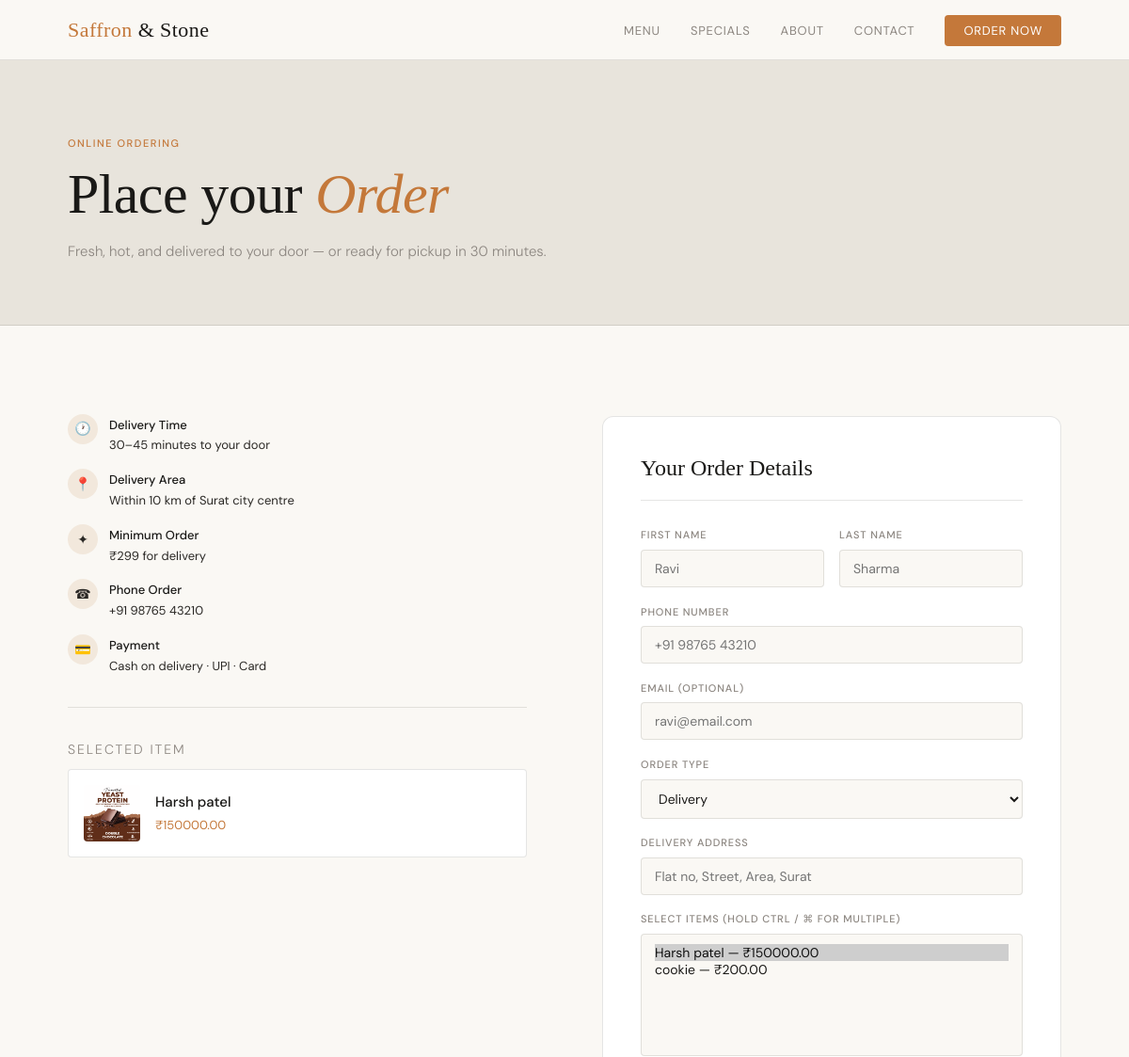
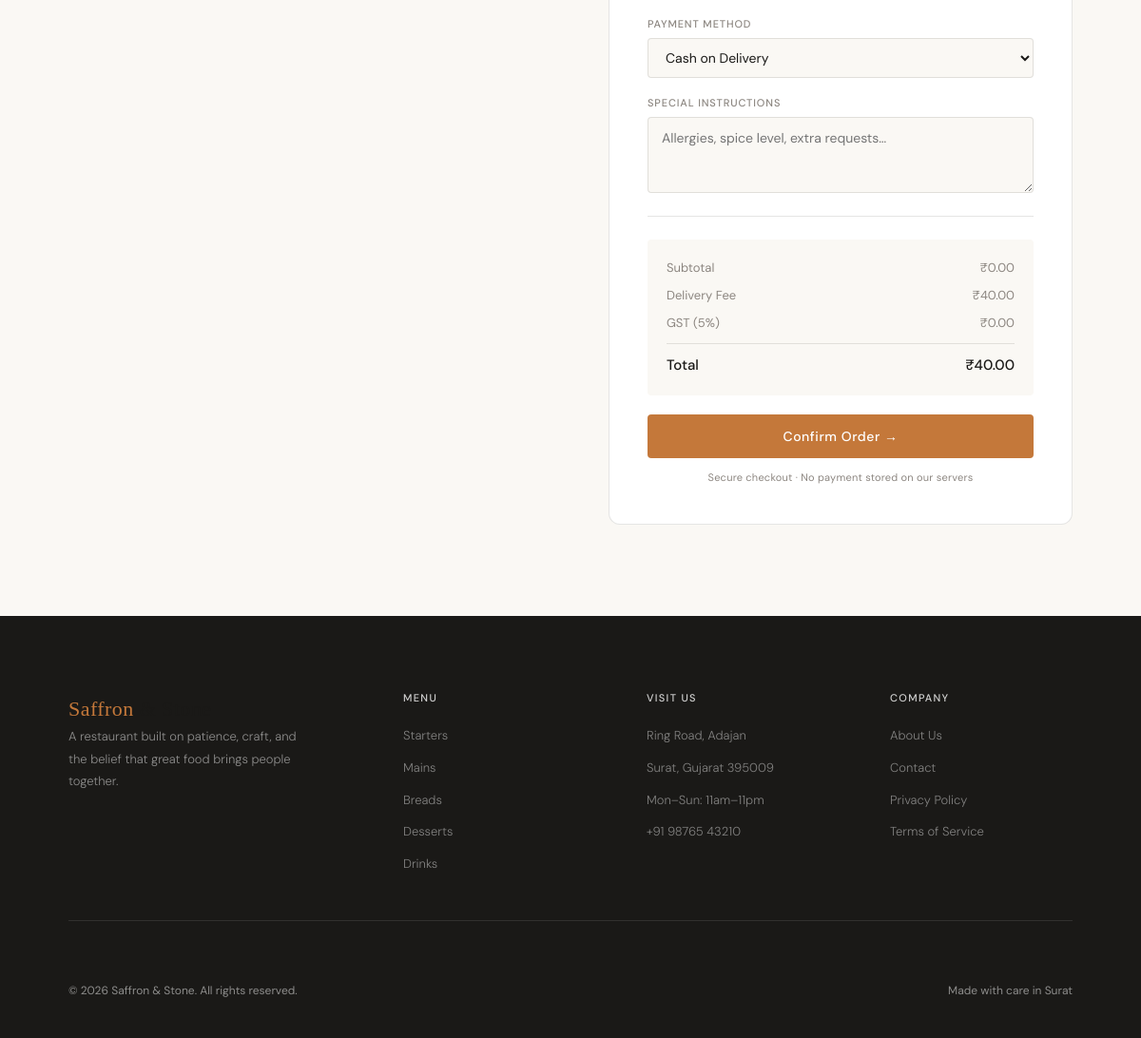
/order/?item=1, run on the app's committed database (2 pictures, top to bottom).
### myapp/models.py (models this page shows, shortened)
class MenuItem(models.Model):
    category       = models.ForeignKey(Category, on_delete=models.CASCADE, related_name='items')
    name           = models.CharField(max_length=200)
    description    = models.TextField()
    price          = models.DecimalField(max_digits=8, decimal_places=2)
    original_price = models.DecimalField(max_digits=8, decimal_places=2, null=True, blank=True)
    image          = models.ImageField(upload_to='menu/', null=True, blank=True)
    ingredients    = models.TextField(blank=True)
    allergens      = models.TextField(blank=True)
    is_veg         = models.BooleanField(default=True)
    is_active      = models.BooleanField(default=True)
    is_featured    = models.BooleanField(default=False)
    is_popular     = models.BooleanField(default=False)
    is_special     = models.BooleanField(default=False)   # weekend special
    is_spicy       = models.BooleanField(default=False)
    is_gluten_free = models.BooleanField(default=False)
    serves         = models.CharField(max_length=20, blank=True)
    prep_time      = models.PositiveIntegerField(null=True, blank=True, help_text='Minutes')
    created_at     = models.DateTimeField(auto_now_add=True)
    class Meta:
        ordering = ['category', 'name']

### myapp/views.py (the view)
# urls.py: path('order/',                    order,            name='order'),
def order(request):
    menu_items       = MenuItem.objects.filter(is_active=True).order_by('category', 'name')
    preselected_item = None
    item_pk = request.GET.get('item')
    if item_pk:
        preselected_item = MenuItem.objects.filter(pk=item_pk, is_active=True).first()
    context = {
        'menu_items':       menu_items,
        'preselected_item': preselected_item,
        'form':             {},   # replace with OrderForm() when ready
    }
    return render(request, 'order.html', context)

### myapp/templates/order.html (shortened to what this page needs)
{% extends "base.html" %}
{% load static %}
{% block content %}
<div class="page-header">
  <div class="page-header-inner">
    <p class="section-tag">Online Ordering</p>
    <h1>Place your <em>Order</em></h1>
    <p class="page-header-desc">Fresh, hot, and delivered to your door — or ready for pickup in 30 minutes.</p>
  </div>
</div>
<section>
  <div class="order-grid">
    <div class="order-info">
      <ul class="order-details">
        <li>
          <span class="detail-icon">🕐</span>
          <div class="detail-text">
            <strong>Delivery Time</strong>
            30–45 minutes to your door
          </div>
        </li>
        <li>
          <span class="detail-icon">📍</span>
          <div class="detail-text">
            <strong>Delivery Area</strong>
            Within 10 km of Surat city centre
          </div>
        </li>
        <li>
          <span class="detail-icon">✦</span>
          <div class="detail-text">
            <strong>Minimum Order</strong>
            ₹299 for delivery
          </div>
        </li>
        <li>
          <span class="detail-icon">☎</span>
          <div class="detail-text">
            <strong>Phone Order</strong>
            +91 98765 43210
          </div>
        </li>
        <li>
          <span class="detail-icon">💳</span>
          <div class="detail-text">
            <strong>Payment</strong>
            Cash on delivery · UPI · Card
          </div>
        </li>
      </ul>
      {% if preselected_item %}
      <div class="preselect-box">
        <p class="section-tag" style="margin-bottom:.5rem;">Selected Item</p>
        <div class="preselect-card">
          {% if preselected_item.image %}
            <img src="{{ preselected_item.image.url }}" alt="{{ preselected_item.name }}">
          {% endif %}
          <div>
            <strong>{{ preselected_item.name }}</strong>
            <span>₹{{ preselected_item.price }}</span>
          </div>
        </div>
      </div>
      {% endif %}
    </div>
    <div class="order-form-card">
      <h3 class="form-title">Your Order Details</h3>
      <form action="{% url 'order_place' %}" method="POST" novalidate>
        <div class="form-row">
          <div class="form-group">
            <label for="fname">First Name</label>
            <input type="text" id="fname" name="first_name"
                   value="{{ form.first_name.value|default:'' }}"
                   placeholder="Ravi" required>
          </div>
          <div class="form-group">
            <label for="lname">Last Name</label>
            <input type="text" id="lname" name="last_name"
                   value="{{ form.last_name.value|default:'' }}"
                   placeholder="Sharma" required>
          </div>
        </div>
        <div class="form-group">
          <label for="phone">Phone Number</label>
          <input type="tel" id="phone" name="phone"
                 value="{{ form.phone.value|default:'' }}"
                 placeholder="+91 98765 43210" required>
        </div>
        <div class="form-group">
          <label for="email">Email (optional)</label>
          <input type="email" id="email" name="email"
                 value="{{ form.email.value|default:'' }}"
                 placeholder="ravi@email.com">
        </div>
        <div class="form-group">
          <label for="order-type">Order Type</label>
          <select id="order-type" name="order_type">
            <option value="delivery" {% if form.order_type.value == 'delivery' %}selected{% endif %}>Delivery</option>
          </select>
        </div>
        <div class="form-group" id="address-field">
          <label for="address">Delivery Address</label>
          <input type="text" id="address" name="address"
                 value="{{ form.address.value|default:'' }}"
                 placeholder="Flat no, Street, Area, Surat">
        </div>
        <div class="form-group">
          <label>Select Items <span style="color:var(--warm-gray);font-size:11px;">(hold Ctrl / ⌘ for multiple)</span></label>
          <select name="items" multiple style="height:130px;">
            {% for item in menu_items %}
            <option value="{{ item.pk }}"
              {% if preselected_item and preselected_item.pk == item.pk %}selected{% endif %}>
              {{ item.name }} — ₹{{ item.price }}
            </option>
            {% endfor %}
          </select>
        </div>
        <div class="form-group">
          <label for="payment">Payment Method</label>
          <select id="payment" name="payment_method">
            <option value="cod">Cash on Delivery</option>
          </select>
        </div>
        <div class="form-group">
          <label for="notes">Special Instructions</label>
          <textarea id="notes" name="notes" placeholder="Allergies, spice level, extra requests…">{{ form.notes.value|default:'' }}</textarea>
        </div>
        <hr class="form-divider">
        <div class="form-summary">
          <div class="summary-row"><span>Subtotal</span><span>₹0.00</span></div>
          <div class="summary-row"><span>Delivery Fee</span><span>₹40.00</span></div>
          <div class="summary-row"><span>GST (5%)</span><span>₹0.00</span></div>
          <div class="summary-row total"><span>Total</span><span>₹40.00</span></div>
        </div>
        <button type="submit" class="submit-btn">Confirm Order →</button>
        <p class="form-note">Secure checkout · No payment stored on our servers</p>
      </form>
    </div>
  </div>
</section>
{% endblock %}

### myapp/static/main.css (style rules this page uses)
*, *::before, *::after { box-sizing: border-box; margin: 0; padding: 0; }
:root { --cream: #FAF8F4; --stone: #E8E4DC; --warm-gray: #8C8680; --charcoal: #2A2825; --ink: #1A1917; --accent: #C4783A; --accent-light: #F2E8DC; --white: #FFFFFF; --border: rgba(42,40,37,0.12); --radius: 4px; --radius-lg: 12px; --success: #2E7D32; --danger: #C62828; }
html { scroll-behavior: smooth; }
body { font-family: 'DM Sans', sans-serif; background: var(--cream); color: var(--charcoal); font-size: 15px; line-height: 1.6; }
h1, h2, h3, h4 { line-height: 1.2; }
em { font-style: italic; color: var(--accent); }
.page-header { padding: 5rem 6vw 4rem; background: var(--stone); border-bottom: 1px solid var(--border); }
.page-header-inner { max-width: 640px; }
.page-header h1 { font-family: 'Cormorant Garamond', serif; font-size: clamp(2.5rem, 5vw, 4rem); font-weight: 300; color: var(--ink); letter-spacing: -.01em; margin-bottom: .75rem; }
.page-header-desc { color: var(--warm-gray); font-size: 15px; font-weight: 300; line-height: 1.8; }
section { padding: 6rem 6vw; }
.section-tag { font-size: 11px; letter-spacing: .14em; text-transform: uppercase; color: var(--accent); font-weight: 500; margin-bottom: .5rem; }
.order-grid { display: grid; grid-template-columns: 1fr 1fr; gap: 5rem; align-items: start; }
.order-info p { color: var(--warm-gray); font-size: 14px; font-weight: 300; line-height: 1.8; margin-bottom: 2.5rem; }
.order-details { list-style: none; display: flex; flex-direction: column; gap: 1rem; }
.order-details li { display: flex; align-items: flex-start; gap: 12px; font-size: 13px; color: var(--charcoal); }
.detail-icon { width: 32px; height: 32px; background: var(--accent-light); border-radius: 50%; display: flex; align-items: center; justify-content: center; flex-shrink: 0; font-size: 14px; margin-top: -2px; }
.detail-text strong { display: block; font-weight: 500; color: var(--ink); margin-bottom: 1px; }
.order-form-card { background: var(--white); border-radius: var(--radius-lg); padding: 2.5rem; border: 1px solid var(--border); }
.form-title { font-family: 'Cormorant Garamond', serif; font-size: 1.5rem; font-weight: 400; color: var(--ink); margin-bottom: 1.75rem; padding-bottom: 1.25rem; border-bottom: 1px solid var(--border); }
.form-row { display: grid; grid-template-columns: 1fr 1fr; gap: 1rem; }
.form-group { display: flex; flex-direction: column; gap: 6px; margin-bottom: 1.1rem; }
.form-group label { font-size: 11px; font-weight: 500; letter-spacing: .08em; text-transform: uppercase; color: var(--warm-gray); }
.form-group input, .form-group select, .form-group textarea { width: 100%; padding: 10px 14px; border: 1px solid var(--border); border-radius: var(--radius); font-family: 'DM Sans', sans-serif; font-size: 14px; color: var(--ink); background: var(--cream); outline: none; transition: border-color .2s; }
.form-group textarea { resize: vertical; min-height: 80px; line-height: 1.6; }
.form-divider { border: none; border-top: 1px solid var(--border); margin: 1.5rem 0; }
.form-summary { background: var(--cream); border-radius: var(--radius); padding: 1rem 1.25rem; margin-bottom: 1.25rem; }
.summary-row { display: flex; justify-content: space-between; font-size: 13px; color: var(--warm-gray); padding: 4px 0; }
.summary-row.total { font-size: 15px; font-weight: 500; color: var(--ink); padding-top: 10px; margin-top: 6px; border-top: 1px solid var(--border); }
.submit-btn { width: 100%; padding: 14px; background: var(--accent); color: var(--white); border: none; border-radius: var(--radius); font-family: 'DM Sans', sans-serif; font-size: 14px; font-weight: 500; letter-spacing: .04em; cursor: pointer; transition: opacity .2s; }
.form-note { text-align: center; font-size: 11px; color: var(--warm-gray); margin-top: .75rem; letter-spacing: .02em; }
.preselect-box { margin-top: 2rem; padding-top: 2rem; border-top: 1px solid var(--border); }
.preselect-card { display: flex; align-items: center; gap: 1rem; background: var(--white); padding: 1rem; border-radius: var(--radius); border: 1px solid var(--border); margin-top: .5rem; }
.preselect-card img { width: 60px; height: 60px; object-fit: cover; border-radius: var(--radius); }
.preselect-card strong { display: block; font-weight: 500; color: var(--ink); }
.preselect-card span { font-size: 13px; color: var(--accent); }

### data on the page
MenuItem: image (picture), name "Harsh patel", price "150000.00"

### other printed values
form field items "Harsh patel — ₹150000.00 ☑ / cookie — ₹200.00"
